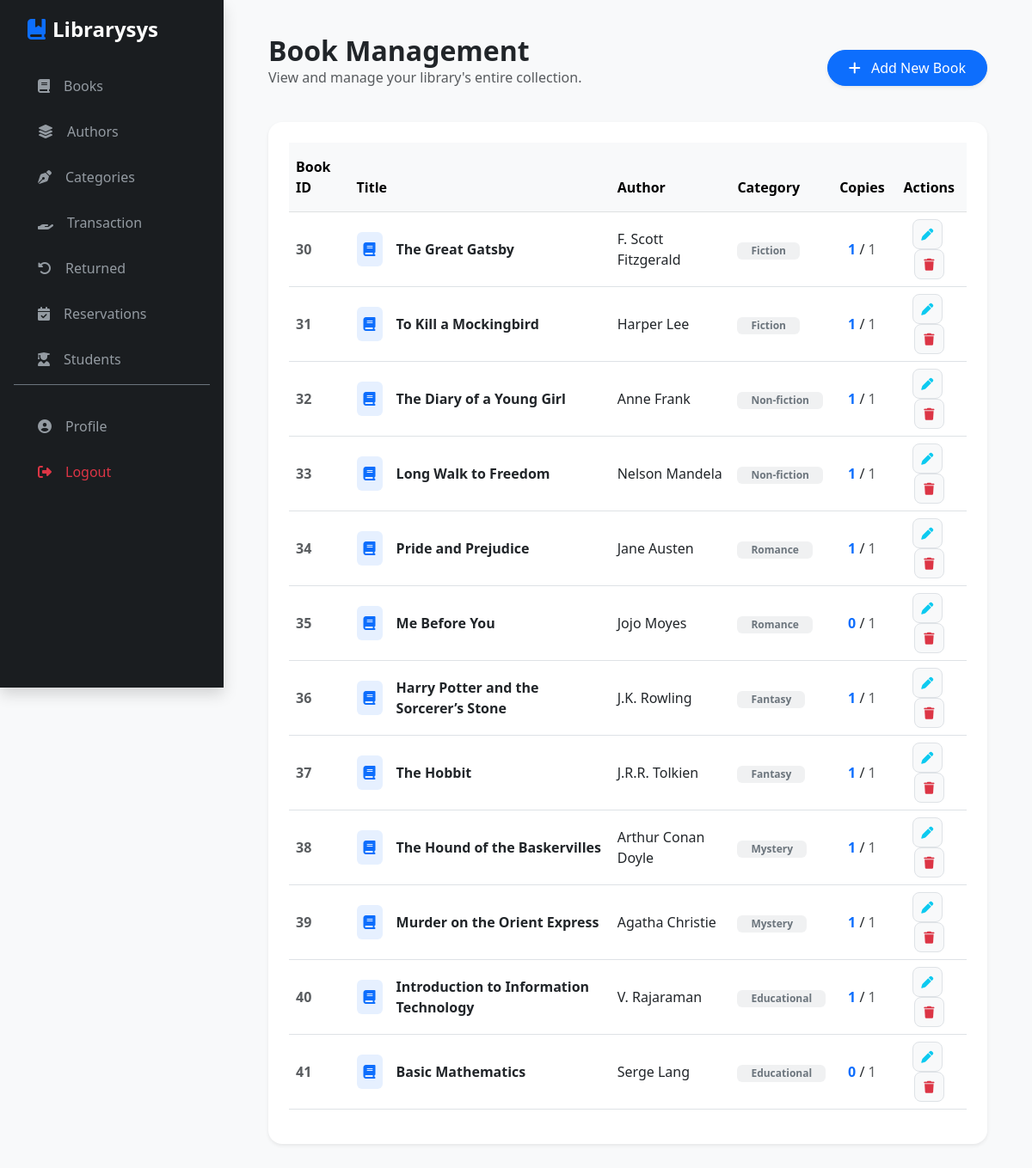
Page /index.php?page=book (signed in) on the earlier database version.
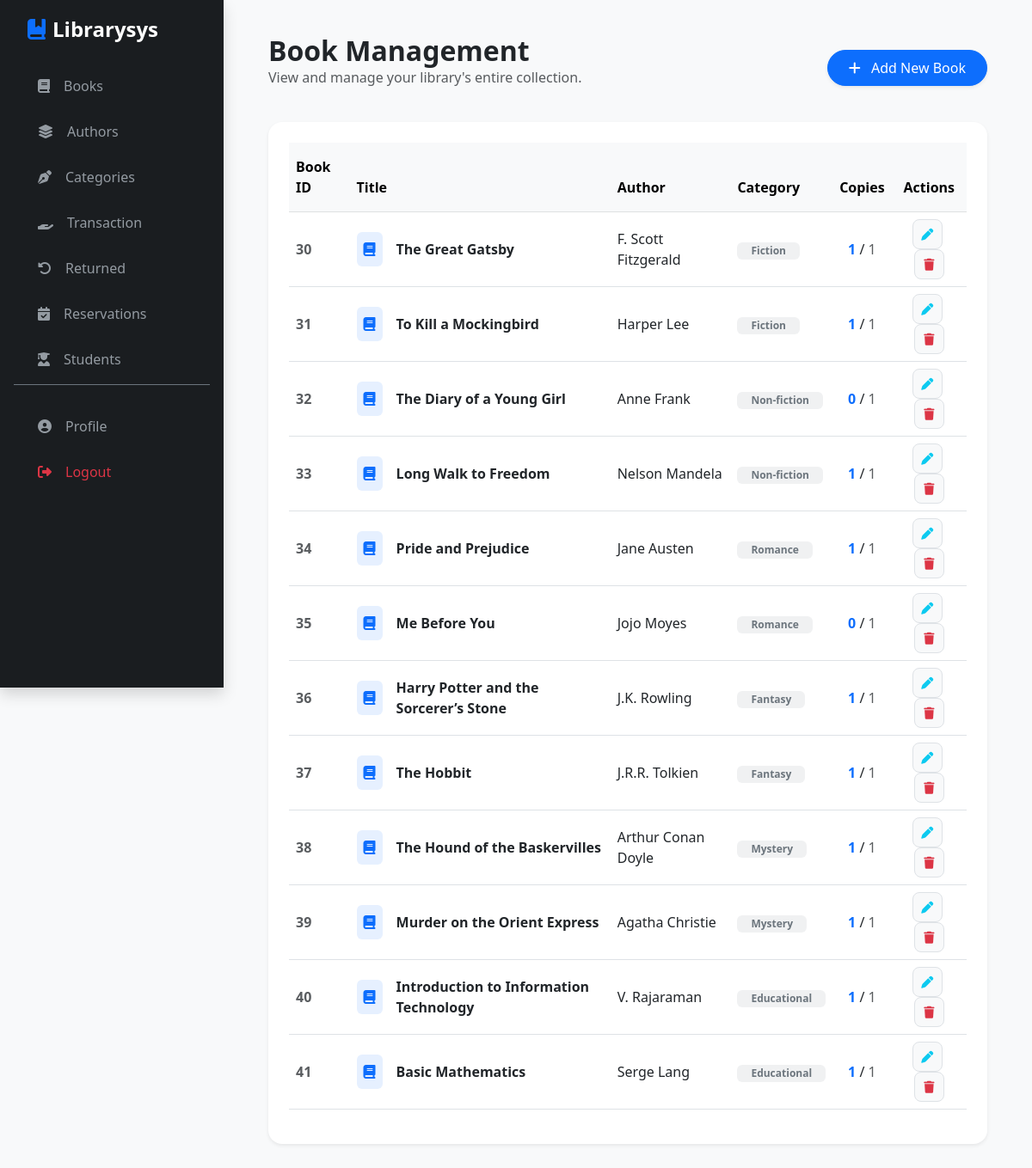
Same page on the later database version.
### tables this page shows
CREATE TABLE `tbl_book` (
  `book_id` int(11) NOT NULL,
  `title` varchar(150) NOT NULL,
  `author_id` int(11) NOT NULL,
  `category_id` int(11) NOT NULL,
  `total_copies` int(11) NOT NULL,
  `available_copies` int(11) NOT NULL
);

CREATE TABLE `tbl_author` (
  `author_id` int(11) NOT NULL,
  `name` varchar(100) NOT NULL,
  `bio` text NOT NULL
);

CREATE TABLE `tbl_category` (
  `category_id` int(11) NOT NULL,
  `category_name` varchar(100) NOT NULL
);

### modules/book.php (the view, shortened to what this page needs)
<?php
include "./includes/connection.php";
$sql = "SELECT tbl_book.*, tbl_author.name as author_name, tbl_category.category_name
        FROM tbl_book
        INNER JOIN tbl_author ON tbl_book.author_id = tbl_author.author_id
        INNER JOIN tbl_category ON tbl_book.category_id = tbl_category.category_id
        ORDER BY tbl_book.book_id ASC";
$result = $conn->query($sql);
?>
<main class="content-wrapper">
    <div class="container-fluid">
        <div class="d-flex justify-content-between align-items-center mb-4">
            <div>
                <h2 class="fw-bold text-dark m-0">Book Management</h2>
                <p class="text-muted">View and manage your library's entire collection.</p>
            </div>
            <button class="btn btn-primary px-4 py-2 shadow-sm rounded-pill" data-bs-toggle="modal" data-bs-target="#addBookModal">
                <i class="fa-solid fa-plus me-2"></i> Add New Book
            </button>
        </div>
        <div class="card border-0 shadow-sm rounded-4">
            <div class="card-body p-4">
                <div class="table-responsive">
                    <table class="table table-hover align-middle">
                        <thead class="table-light">
                            <tr>
                                <th class="py-3">Book ID</th>
                                <th class="py-3">Title</th>
                                <th class="py-3">Author</th>
                                <th class="py-3">Category</th>
                                <th class="py-3 text-center">Copies</th>
                                <th class="py-3 text-center">Actions</th>
                            </tr>
                        </thead>
                        <tbody>
                            <?php while($row = $result->fetch_assoc()) :?>
                            <tr>
                                <td class="fw-bold text-muted"><?php echo $row['book_id']; ?></td>
                                <td>
                                    <div class="d-flex align-items-center">
                                        <div class="bg-primary bg-opacity-10 p-2 rounded me-3 text-primary">
                                            <i class="fa-solid fa-book"></i>
                                        </div>
                                        <span class="fw-semibold text-dark"><?php echo $row['title']; ?></span>
                                    </div>
                                </td>
                                <td><?php echo $row['author_name']; ?></td>
                                <td><span class="badge bg-secondary bg-opacity-10 text-secondary px-3"><?php echo $row['category_name']; ?></span></td>
                                <td class="text-center">
                                    <span class="fw-bold text-primary"><?php echo $row['available_copies']; ?></span> /
                                    <span class="text-muted"><?php echo $row['total_copies']; ?></span>
                                </td>
                                <td class="text-center">
                                    <button class="btn btn-light btn-sm border rounded-3 me-1"
                                            style="width: 35px; height: 35px;"
                                            data-bs-toggle="modal" data-bs-target="#editBookModal<?php echo $row['book_id']; ?>">
                                        <i class="fa-solid fa-pen text-info"></i>
                                    </button>
                                    <a href="index.php?page=book&delete_id=<?php echo $row['book_id']; ?>"
                                       class="btn btn-light btn-sm border rounded-3"
                                       style="width: 35px; height: 35px; display: inline-flex; align-items: center; justify-content: center;"
                                       onclick="return confirm('Delete this book permanently?')">
                                        <i class="fa-solid fa-trash text-danger"></i>
                                    </a>
                                </td>
                            </tr>
                            <?php endwhile; ?>
                        </tbody>
                    </table>
                </div>
            </div>
        </div>
    </div>
</main>

Differences in the rows shown:
changed tbl_book "The Diary of a Young Girl": available_copies "1" → "0"
changed tbl_book "Basic Mathematics": available_copies "0" → "1"
